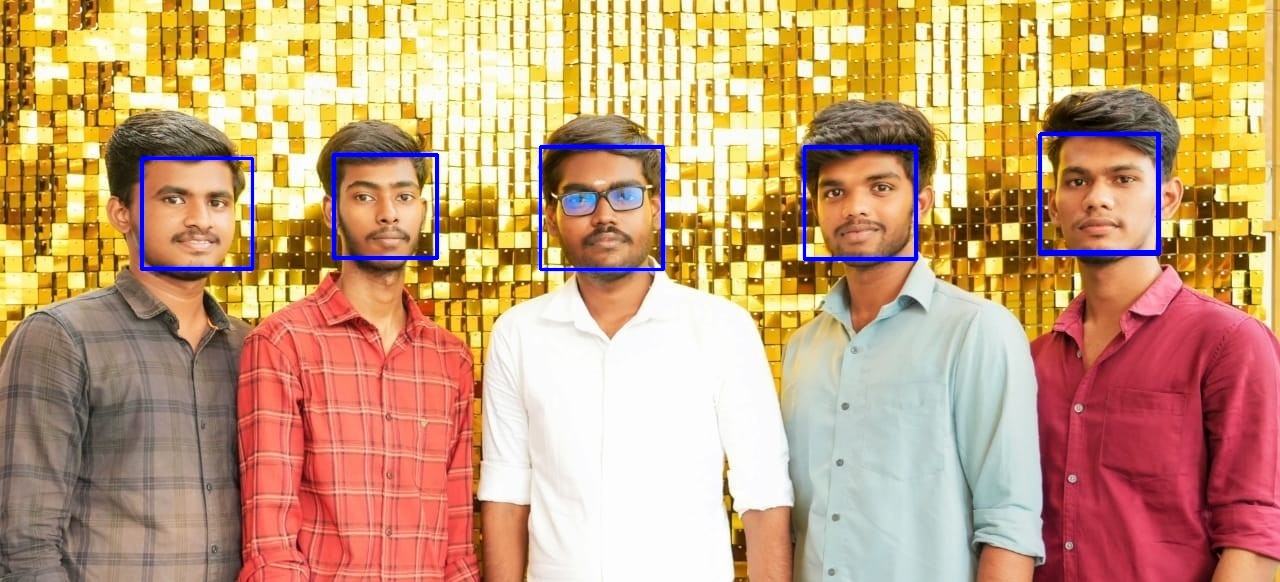
#> input picture t1.jpeg, 1280 x 582 px, found by its file name
$ python 'task 5 object detection.py'
#> lines starting #> are read from the running program, lines starting #| are printed output that depends on the picture; after the words box and inside, x2 and y2 are one past the last pixel; in counts of white or black regions, pixels touching at a corner belong together
import cv2

face_cascade = cv2.CascadeClassifier(cv2.data.haarcascades + 'haarcascade_frontalface_default.xml')

def detect_faces(image_path):

#> called with image_path = 'C:\\Users\\dines\\Downloads\\t1.jpeg'
    img = cv2.imread(image_path)
#> img is the input picture: shape (582, 1280, 3); mean B, G, R 118.6, 158, 198.4
    gray = cv2.cvtColor(img, cv2.COLOR_BGR2GRAY)
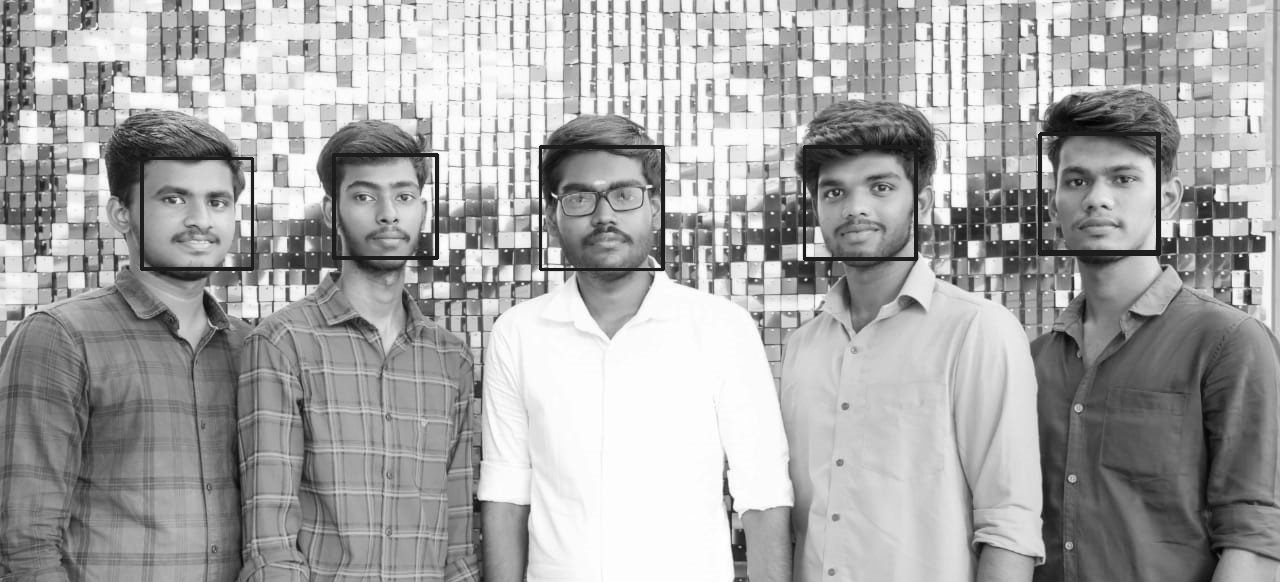
#> gray: shape (582, 1280); min 3, max 255, mean 165.6

    # Detect face
    faces = face_cascade.detectMultiScale(gray, scaleFactor=1.1, minNeighbors=5, minSize=(30, 30))
#> faces = [[333, 154, 104, 104], [142, 158, 110, 110], [229, 476, 80, 80], [1040, 134, 117, 117], [540, 147, 122, 122], [804, 146, 112, 112]]

    # Draw rectangles around the faces
    for (x, y, w, h) in faces:
        cv2.rectangle(img, (x, y), (x+w, y+h), (255, 0, 0), 2)
#> this loop made 6 passes
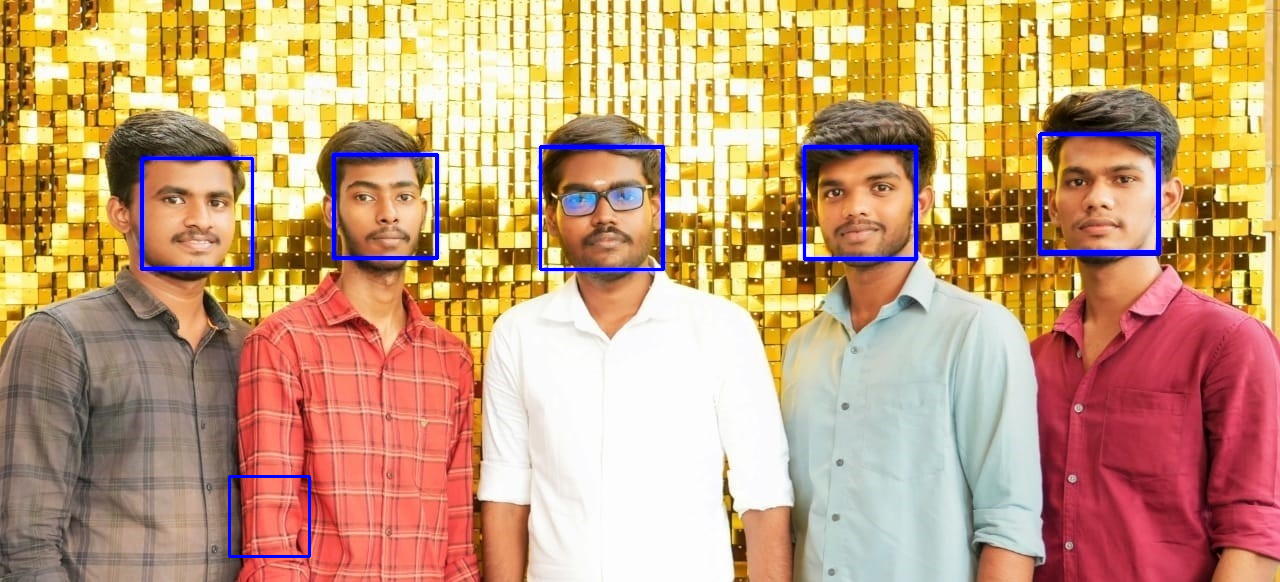
#> img: shape (582, 1280, 3); 1.04% of pixels changed, all inside (x1, y1, x2, y2) = (141, 133, 1159, 558)

    output_path="C:\\Users\\dines\\Downloads\\t1.jpeg"
    cv2.imwrite(output_path, img)
    cv2.imshow('Detected Faces', img)
    cv2.waitKey(0)
    cv2.destroyAllWindows()
detect_faces("C:\\Users\\dines\\Downloads\\t1.jpeg")
